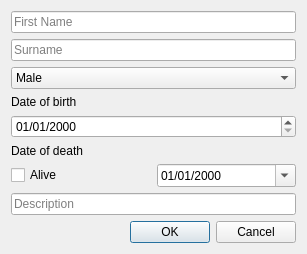
<?xml version="1.0" encoding="UTF-8"?>
<ui version="4.0">
 <class>AddScientistDialog</class>
 <widget class="QDialog" name="AddScientistDialog">
  <property name="geometry">
   <rect>
    <x>0</x>
    <y>0</y>
    <width>307</width>
    <height>235</height>
   </rect>
  </property>
  <property name="windowTitle">
   <string>Dialog</string>
  </property>
  <layout class="QVBoxLayout" name="verticalLayout">
   <item>
    <widget class="QLineEdit" name="FirstName">
     <property name="autoFillBackground">
      <bool>false</bool>
     </property>
     <property name="text">
      <string/>
     </property>
     <property name="placeholderText">
      <string>First Name</string>
     </property>
    </widget>
   </item>
   <item>
    <widget class="QLineEdit" name="SurName">
     <property name="text">
      <string/>
     </property>
     <property name="placeholderText">
      <string>Surname</string>
     </property>
    </widget>
   </item>
   <item>
    <widget class="QComboBox" name="Gender">
     <item>
      <property name="text">
       <string>Male</string>
      </property>
     </item>
     <item>
      <property name="text">
       <string>Female</string>
      </property>
     </item>
    </widget>
   </item>
   <item>
    <widget class="QLabel" name="label">
     <property name="text">
      <string>Date of birth</string>
     </property>
    </widget>
   </item>
   <item>
    <widget class="QDateEdit" name="DoB">
     <property name="minimumDate">
      <date>
       <year>1753</year>
       <month>9</month>
       <day>14</day>
      </date>
     </property>
     <property name="displayFormat">
      <string>dd/MM/yyyy</string>
     </property>
     <property name="calendarPopup">
      <bool>false</bool>
     </property>
    </widget>
   </item>
   <item>
    <widget class="QLabel" name="label_2">
     <property name="text">
      <string>Date of death</string>
     </property>
    </widget>
   </item>
   <item>
    <layout class="QHBoxLayout" name="horizontalLayout">
     <item>
      <widget class="QCheckBox" name="isAlive">
       <property name="text">
        <string>Alive</string>
       </property>
      </widget>
     </item>
     <item>
      <widget class="QDateEdit" name="DoD">
       <property name="displayFormat">
        <string>dd/MM/yyyy</string>
       </property>
       <property name="calendarPopup">
        <bool>true</bool>
       </property>
      </widget>
     </item>
    </layout>
   </item>
   <item>
    <widget class="QLineEdit" name="Description">
     <property name="text">
      <string/>
     </property>
     <property name="placeholderText">
      <string>Description</string>
     </property>
    </widget>
   </item>
   <item>
    <widget class="QDialogButtonBox" name="buttonBox">
     <property name="orientation">
      <enum>Qt::Horizontal</enum>
     </property>
     <property name="standardButtons">
      <set>QDialogButtonBox::Cancel|QDialogButtonBox::Ok</set>
     </property>
    </widget>
   </item>
  </layout>
 </widget>
 <resources/>
 <connections>
  <connection>
   <sender>buttonBox</sender>
   <signal>accepted()</signal>
   <receiver>AddScientistDialog</receiver>
   <slot>accept()</slot>
   <hints>
    <hint type="sourcelabel">
     <x>248</x>
     <y>254</y>
    </hint>
    <hint type="destinationlabel">
     <x>157</x>
     <y>274</y>
    </hint>
   </hints>
  </connection>
  <connection>
   <sender>buttonBox</sender>
   <signal>rejected()</signal>
   <receiver>AddScientistDialog</receiver>
   <slot>reject()</slot>
   <hints>
    <hint type="sourcelabel">
     <x>316</x>
     <y>260</y>
    </hint>
    <hint type="destinationlabel">
     <x>286</x>
     <y>274</y>
    </hint>
   </hints>
  </connection>
 </connections>
</ui>
